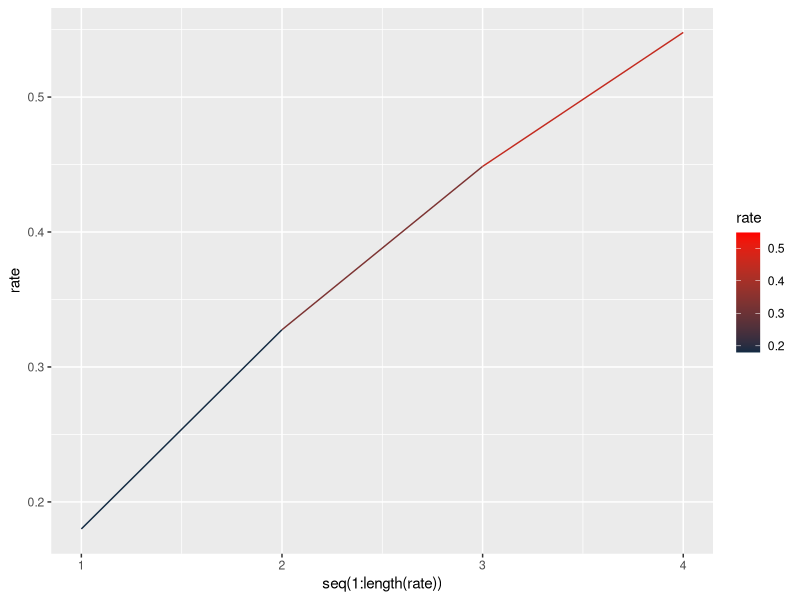
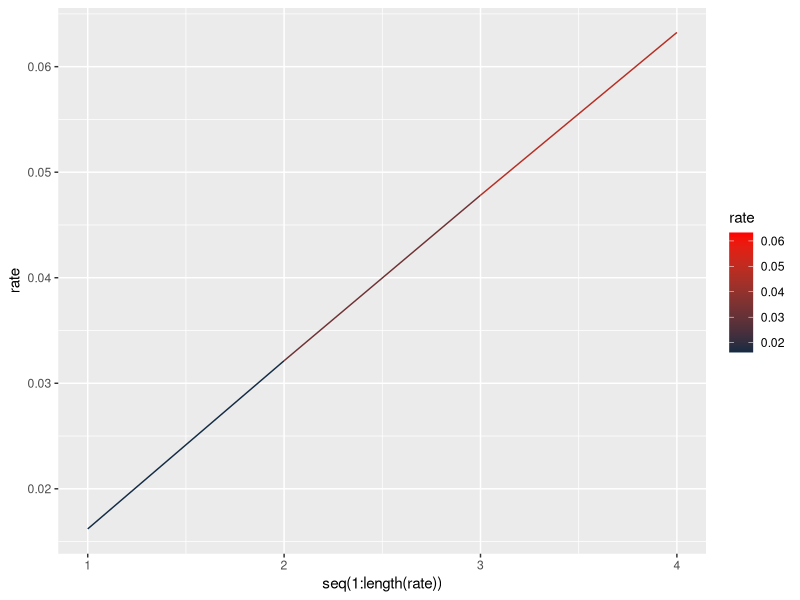

Reproduce these figures in R, in order. (Note: this script raises an error after producing the figures.)
library("ggplot2")
library("reshape")

# source of data is Contraceptive failure in the United States.
# Trussell,J. Contraception,2011,Vol.83(5),p.398
# chance of failure is after 1 year with typical use

# probability of failure in one year
# "Percentage of women experiencing an unintended pregnancy during the first
# year of typical use, United States"

no.method <- 0.85
spermicide <- 0.28
fertility.aware <- 0.24
withdrawal <- 0.22
sponge.parous <- 0.24
sponge.n.parous <- 0.12
condom.female <- 0.21
condom.male <- 0.18
diaphram <- 0.12
pill <- 0.09
nuvaring <- 0.09
depoprovera <- 0.06
iuc.paragard <- 0.008
iuc.mirena <- 0.002
implanon <- 0.0005
female.ster <- 0.005
male.ster <- 0.0015

#prob of getting 1 or greater failures in N years with given prob per method X
FailRate <- function(years, method){
     pbinom(0, years, method, lower.tail=FALSE)
}

#plotted prob of getting 1 or greater failures in N years with given prob per method X
PlotFailRate <- function(years, method){
     rate <<- pbinom(0, 1:years, method, lower.tail=FALSE)
     p <- ggplot(as.data.frame(rate), aes(x = seq(1:length(rate)), y = rate))

     p +
     geom_line(aes(color = rate)) +
     scale_colour_gradient(high = "red")
}

#example input/output
FailRate(4, condom.male)

FailRate(4, condom.male * pill)

PlotFailRate(4, condom.male)

PlotFailRate(4, condom.male * pill)

#create data.frame of all methods in order to plot comparison of long term results
all.methods <- data.frame(condom.female, condom.male, depoprovera, diaphram, female.ster,
                fertility.aware, implanon, iuc.mirena, iuc.paragard, male.ster,
                no.method, nuvaring, pill, spermicide, sponge.n.parous,
                sponge.parous, withdrawal, row.names = "probability")

all.methods <- all.methods[, order(all.methods)]

#create data.frame to include upper tail pbinom of each method over lifetime
#fertility years
lifetime.failure <- as.data.frame(matrix(NA, nrow = 20, ncol = 18))

lifetime.failure[18] <- 1:20

names(lifetime.failure) <- names(all.methods)
names(lifetime.failure)[18] <- "years"

#would prefer to do this without looping, but looped for readability
for (n in 1:17){
  lifetime.failure[, n] <- pbinom(0, 1:20, as.numeric(all.methods[n]), lower.tail=FALSE)
}

#inverse of lifetime.failure is taken as lifetime.success, representing the
#chance of initial pregnancy after N years
lifetime.success <- 1 - lifetime.failure
lifetime.success[18] <- lifetime.failure[18]

#create plot of lifetime.failure by first melting dataframe and then drawing
melted.success <- melt(lifetime.success, id = "years", variable_name = "method")

#draw using cairo for anti-aliasing
png(height=810, width=1440, filename="eff_contraception_methods.png", type="cairo")

p <- ggplot(melted.success, aes(years, value)) +
  geom_line(aes(color = method)) +
  geom_vline(xintercept = 1) +
  theme_bw() +
  labs(title = "Contraceptive Success Without Failure, by Method",
       y = "Probability",
       x = "Years of Continuous Use",
       color = "Method, By Effectiveness")

#print plot to file
p
dev.off()

########## Only 14 lines show up on plot, but 17 methods due to nuvaring/pill,
########## diaphram/sponge.n.parous, fertility.aware/sponge.parous equivalence
